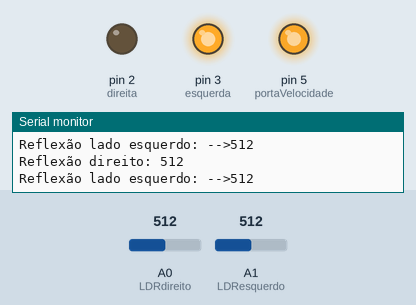
A sketch run on a simulated Arduino Uno, built with avr-gcc and run on an emulated ATmega328P. Shown: output pins drawn as LEDs (lit = HIGH), the last lines printed to the serial monitor. The test bench sets the inputs (shaded band); at power-on: A0 (LDRdireito) = 512, A1 (LDResquerdo) = 512.

Above: at 1.2 s.
1.3 s: A0 (LDRdireito) set to 104
2.8 s: A0 (LDRdireito) set to 92
5.8 s: A1 (LDResquerdo) set to 583
8.8 s: A1 (LDResquerdo) set to 619
At 9.1 s:
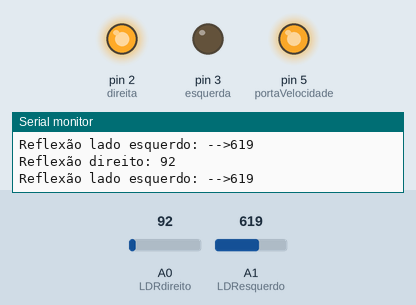
10.3 s: A1 (LDResquerdo) set to 590
At 11.0 s:
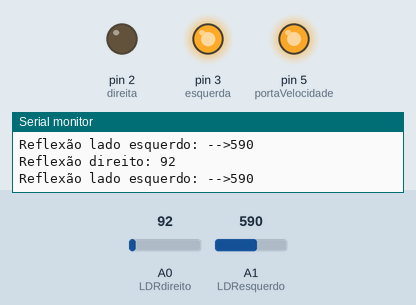
11.8 s: A1 (LDResquerdo) set to 610
At 12.7 s:
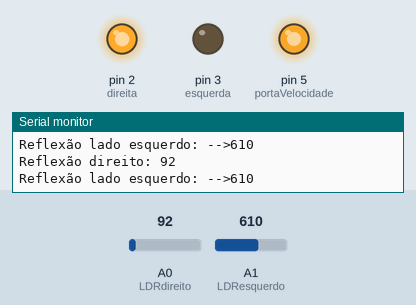
Timing chart, 0 to 14.8 s (numbered marks = the images above; inputs shaded):
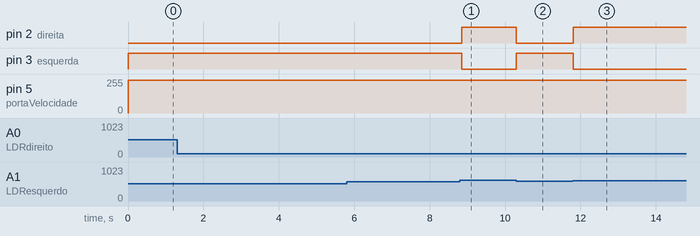

Measured:
- the behaviour switches between 600 and 601 on A1 (LDResquerdo) (found by bisection; images 0 and 1)
- after the input at 8.8 s, pin 2 (direita): LOW → HIGH after 0.05 s; pin 3 (esquerda): HIGH → LOW after 0.05 s
- after the input at 10.3 s, pin 2 (direita): HIGH → LOW at once; pin 3 (esquerda): LOW → HIGH at once
- after the input at 11.8 s, pin 2 (direita): LOW → HIGH at once; pin 3 (esquerda): HIGH → LOW at once

The sketch:

SeguidorDeLinha.ino
```cpp
int direita = 2, esquerda = 3, portaVelocidade = 5, velocidade = 500;
int LDResquerdo = A1, LDRdireito = A0;
void setup() {
  pinMode(direita, OUTPUT);
  pinMode(esquerda, OUTPUT);
  pinMode(portaVelocidade, OUTPUT);
  Serial.begin(9600);
}

void loop() {
  analogWrite(portaVelocidade, velocidade);
  if (analogRead(LDResquerdo) > 600 && analogRead(LDRdireito) < 300) { //esquerdo no preto e direito no branco
    digitalWrite(direita, HIGH);
    digitalWrite(esquerda, LOW);
  }
  else if (analogRead(LDResquerdo) < 500 && analogRead(LDRdireito) > 400) { //esquerdo no branco e direito no preto
    digitalWrite(direita, LOW);
    digitalWrite(esquerda, HIGH);
  }
  else {
    digitalWrite(direita, LOW);
    digitalWrite(esquerda, HIGH);
  }

  Serial.print("Reflexão lado esquerdo: -->");
  Serial.println(analogRead(LDResquerdo));
  Serial.print("Reflexão direito: ");
  Serial.println(analogRead(LDRdireito));
  delay(10);

}
```
